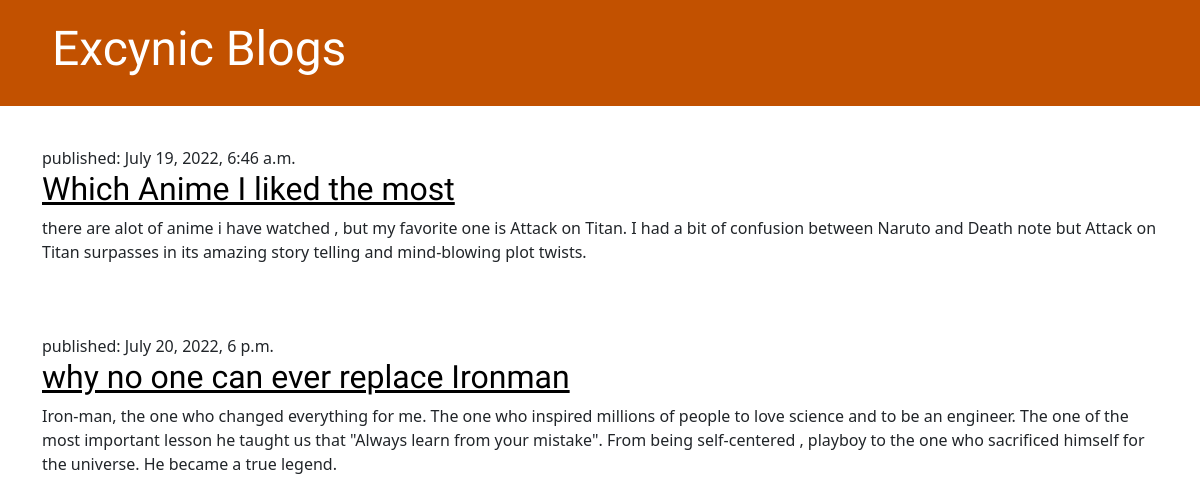
Before: / with the older database file.
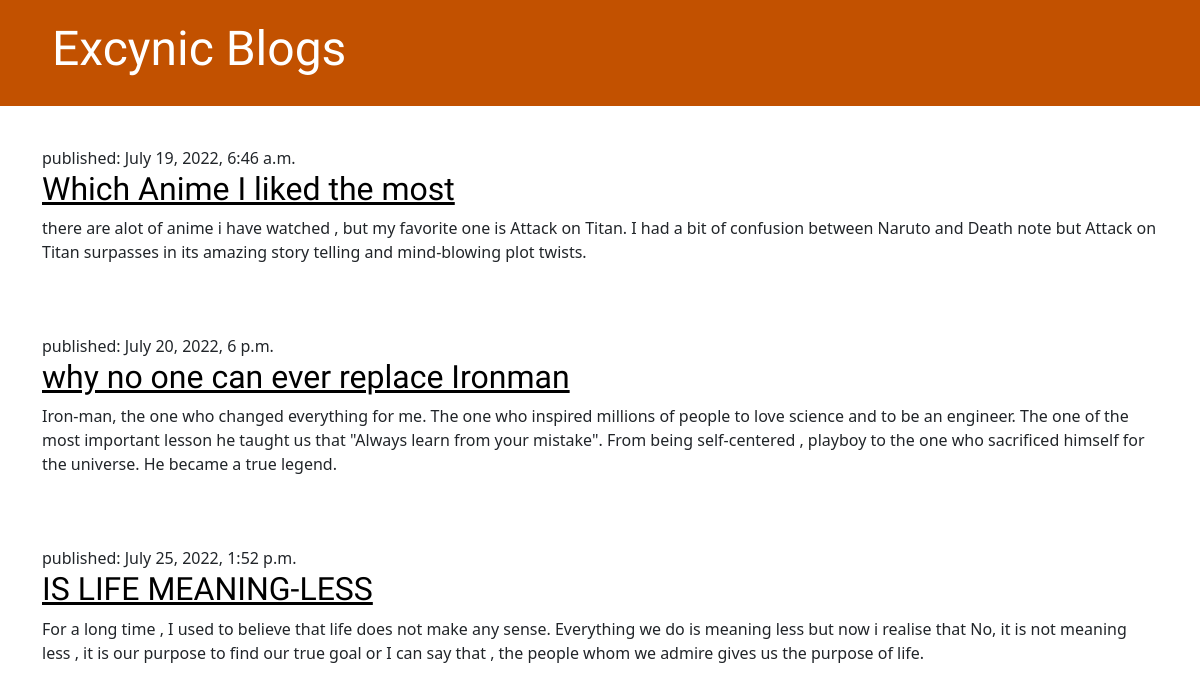
After: the same page with the newer database file.
### blog/models.py (models this page shows, shortened)
class Post(models.Model):
    author = models.ForeignKey(settings.AUTH_USER_MODEL, on_delete=models.CASCADE)
    title = models.CharField(max_length=200)
    text = models.TextField()
    created_date = models.DateTimeField(default=timezone.now)
    published_date = models.DateTimeField(blank=True, null=True)

### blog/views.py (the view)
# urls.py: path('', views.post_list, name='post_list'),
def post_list(request):
    posts = Post.objects.filter(published_date__lte=timezone.now()).order_by('published_date')
    return render(request, 'blog/post_list.html', {'posts': posts})

### blog/templates/blog/post_list.html
{% extends 'blog/base.html' %}
{% block content %}
    {% for post in posts %}
     <article class="post">
        <time> published: {{ post.published_date }}</time>
        <h2><a href="{% url 'post_detail' pk=post.pk %}"> {{ post.title }}</a></h2>
        <p> {{ post.text|linebreaksbr }}</p>
    </article>
    {% endfor %}
{% endblock %}

Changed rows visible on the page:
now on this page (row edited): Post: published_date "July 25, 2022, 1:52 p.m.", title "IS LIFE MEANING-LESS", text "For a long time , I used to believe that life does not make any sense. Everything we do is meaning less but now i realise that No, it is not meaning less , it is our purpose to find our true goal or I can say that , the people whom we admire gives us the purpose of life."
